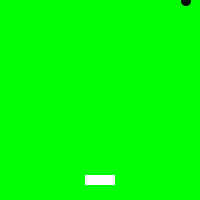
Frame 1 (no input)
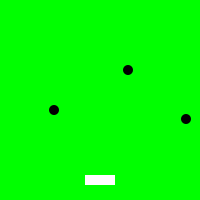
Frame 60 (the mouse pressed at the canvas centre just before this capture)
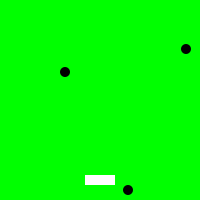
Frame 120 (the mouse held since frame 60 and released just before this capture)

The Processing sketch that drew these frames (run headless with seeded random() and noise(); from frame 60 on, the mouse is pressed at the canvas centre):

// Processing sketch: Aufgabe_3_6_c_pde
// ── Aufgabe_3_6_c_pde.pde
int pointerX, pointerY;
int pointerSpeed = 3;
int pointSpeed = 2;

//points
int p1x, p1y, p1a;
boolean p1coll;
int p2x, p2y, p2a;
boolean p2coll;
int p3x, p3y, p3a;
boolean p3coll;

void setup() {
  size(200, 200);
  background(#00ff00);
  //position pointer
  pointerX = 100;
  pointerY = 180;
  rectMode(CENTER);
  // start off points under screen(better fix?)
  p1y = -50;
  p1x = int(random(5, 196));
  p2y = -10;
  p2x = int(random(5, 196));
  p3y = -1;
  p3x = int(random(5, 196));
}

void draw() {
  //clear screen
  background(#00ff00);

  // draw pointer
  noStroke();
  fill(255);
  rect(pointerX, pointerY, 30, 10);

  //reset points
  if ((p1y >= 200) || p1coll) {
    // collision
    if (p1coll) {
      // add point or sum
      p1coll = false;
    }
    p1y = int(random(0, 50));
    p1x = int(random(5, 196));
  }
  if ((p2y >= 200) || p2coll) {
    // collision
    if (p2coll) {
      // add point or sum
      p2coll = false;
    }
    p2y = int(random(0, 50));
    p2x = int(random(5, 196));
  }
  if ((p3y >= 200) || p3coll) {
    // collision
    if (p3coll) {
      // add point or sum
      p3coll = false;
    }
    p3y = int(random(0, 50));
  }

  //tick points
  p1y += pointSpeed;
  p2y += pointSpeed;
  p3y += pointSpeed;

  //draw all points
  fill(p1a);
  ellipse(p1x, p1y, 10, 10);
  fill(p1a);
  ellipse(p2x, p2y, 10, 10);
  fill(p1a);
  ellipse(p3x, p3y, 10, 10);
  
  //input management
  boolean pmove = false;
  if (keyPressed) {
    if (keyCode == LEFT && !pmove) {
      pmove = true;
      pointerX = pointerX - pointerSpeed;
      if (pointerX-15 < 0) {
        pointerX = 15;
      }
      // move to left
    }
    if (keyCode == RIGHT && !pmove) {
      pmove = true;
      pointerX = pointerX + pointerSpeed;
      // move to right
      if (pointerX+15 > 200 ) {
        pointerX = 185;
      }
    }
  } else {
  }
}
